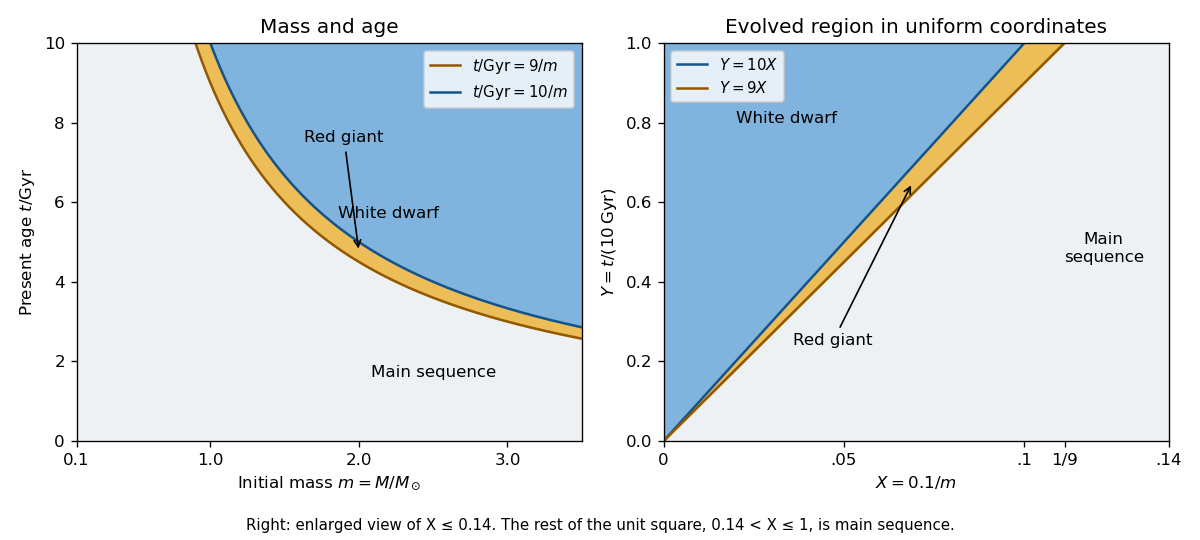

This figure's Python source:
"""Original population-region sketch; Python 3.14, matplotlib 3.10.7, numpy 2.3.5.
Run in the intended output directory. Output is a same-basename opaque white PNG.
"""
from pathlib import Path
import matplotlib
matplotlib.use('Agg')
import matplotlib.pyplot as plt
import numpy as np
fig,axes=plt.subplots(1,2,figsize=(10,4.5),dpi=120,facecolor='white')
rg='#edbd58'; wd='#80b4df'; ms='#edf1f4'
m=np.linspace(0.1,3.5,1800)
lo=9/m; hi=np.minimum(10/m,10)
a=axes[0]
a.set_facecolor(ms)
a.fill_between(m,lo,hi,where=lo<hi,color=rg)
a.fill_between(m,10/m,10,where=m>=1,color=wd)
a.plot(m,9/m,color='#915800',label=r'$t/\mathrm{Gyr}=9/m$')
a.plot(m,10/m,color='#155489',label=r'$t/\mathrm{Gyr}=10/m$')
a.set(xlim=(0.1,3.5),ylim=(0,10),xlabel=r'Initial mass $m=M/M_\odot$',ylabel=r'Present age $t/\mathrm{Gyr}$',title='Mass and age')
a.text(2.2,5.6,'White dwarf',ha='center'); a.text(2.5,1.6,'Main sequence',ha='center')
a.annotate('Red giant',xy=(2,4.75),xytext=(1.9,7.5),arrowprops={'arrowstyle':'->'},ha='center')
a.set_xticks([.1,1,2,3]); a.legend(loc='upper right',fontsize=9)
y=np.linspace(0,1,600); a=axes[1]; a.set_facecolor(ms)
a.fill_betweenx(y,0,y/10,color=wd)
a.fill_betweenx(y,y/10,y/9,color=rg)
a.plot(y/10,y,color='#155489',label=r'$Y=10X$')
a.plot(y/9,y,color='#915800',label=r'$Y=9X$')
a.set(xlim=(0,.14),ylim=(0,1),xlabel=r'$X=0.1/m$',ylabel=r'$Y=t/(10\,\mathrm{Gyr})$',title='Evolved region in uniform coordinates')
a.text(.034,.8,'White dwarf',ha='center'); a.text(.122,.45,'Main\nsequence',ha='center')
a.annotate('Red giant',xy=(.069,.65),xytext=(.047,.24),arrowprops={'arrowstyle':'->'},ha='center')
a.set_xticks([0,.05,.1,1/9,.14],labels=['0','.05','.1','1/9','.14']);a.legend(loc='upper left',fontsize=9)
fig.text(.5,.018,'Right: enlarged view of X ≤ 0.14. The rest of the unit square, 0.14 < X ≤ 1, is main sequence.',ha='center',fontsize=9)
fig.tight_layout(rect=(0,.055,1,1));fig.savefig(Path.cwd()/(Path(__file__).stem+'.png'),facecolor='white',transparent=False)
